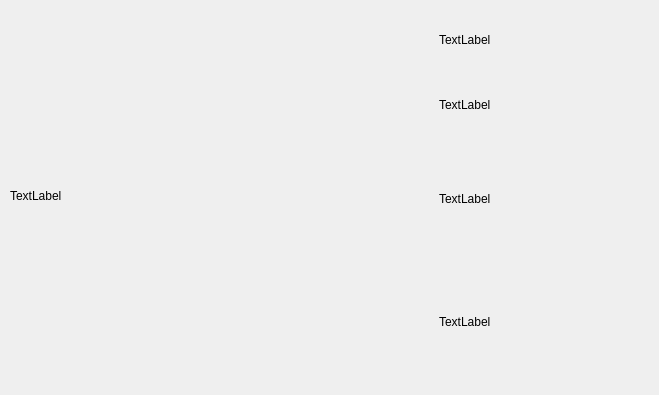
<?xml version="1.0" encoding="UTF-8"?>
<ui version="4.0">
 <class>FeedbackDetails</class>
 <widget class="QDialog" name="FeedbackDetails">
  <property name="geometry">
   <rect>
    <x>0</x>
    <y>0</y>
    <width>659</width>
    <height>395</height>
   </rect>
  </property>
  <property name="windowTitle">
   <string>Dialog</string>
  </property>
  <widget class="QWidget" name="horizontalLayoutWidget">
   <property name="geometry">
    <rect>
     <x>10</x>
     <y>10</y>
     <width>641</width>
     <height>371</height>
    </rect>
   </property>
   <layout class="QHBoxLayout" name="horizontalLayout" stretch="2,1">
    <item>
     <widget class="QLabel" name="image_lbl">
      <property name="text">
       <string>TextLabel</string>
      </property>
     </widget>
    </item>
    <item>
     <layout class="QVBoxLayout" name="verticalLayout">
      <item>
       <layout class="QVBoxLayout" name="verticalLayout_2" stretch="1,1,2,2">
        <item>
         <widget class="QLabel" name="username_lbl">
          <property name="text">
           <string>TextLabel</string>
          </property>
         </widget>
        </item>
        <item>
         <widget class="QLabel" name="date_lbl">
          <property name="text">
           <string>TextLabel</string>
          </property>
         </widget>
        </item>
        <item>
         <widget class="QLabel" name="analysis_lbl">
          <property name="text">
           <string>TextLabel</string>
          </property>
         </widget>
        </item>
        <item>
         <widget class="QLabel" name="desc_lbl">
          <property name="text">
           <string>TextLabel</string>
          </property>
         </widget>
        </item>
       </layout>
      </item>
     </layout>
    </item>
   </layout>
  </widget>
 </widget>
 <resources/>
 <connections/>
</ui>
